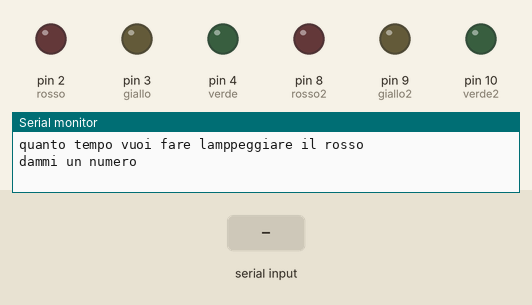
A sketch run on a simulated Arduino Uno, built with avr-gcc and run on an emulated ATmega328P. Shown: output pins drawn as LEDs (lit = HIGH), the last lines printed to the serial monitor. Dashed ring = blinking. The test bench sets the inputs (shaded band).

Above: at 0.8 s.
0.9 s: "90,45,200\n" received over Serial
3.4 s: "30,150,10\n" received over Serial
5.9 s: "90,45\n" received over Serial
8.4 s: "0\n" received over Serial
At 9.58 s:
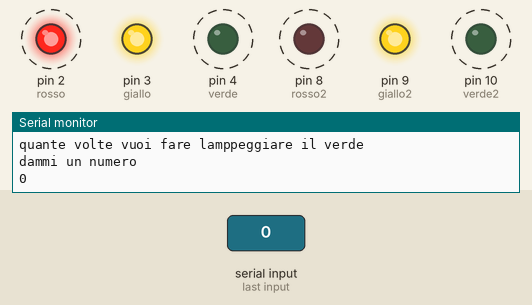
At 10.13 s:
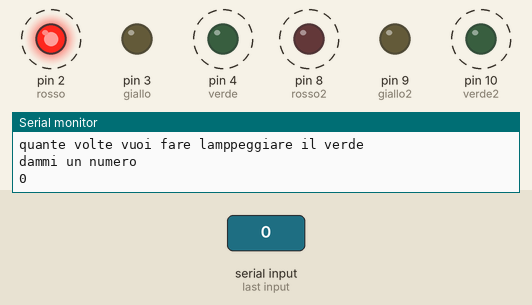
Timing chart, 0 to 12.4 s (numbered marks = the images above; inputs shaded):
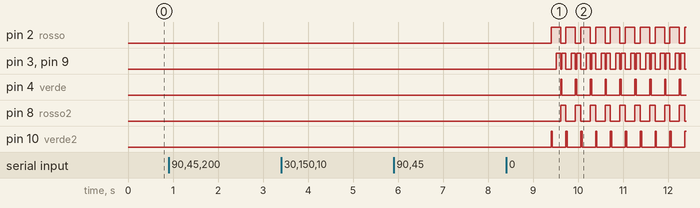

The sketch:

Languirong_LEDsemaforo.ino
```cpp
//dichiaro port di led
int rosso = 2;
int giallo = 3;
int verde = 4;
int rosso2 = 8;
int giallo2 = 9;
int verde2 = 10;
//tempo d'attesa
int tempogiallo=2000;
int temporosso=5000;
int tempolampeggioverde=500;
int volte;
void semaforo(){
  //verde2 e rosso accendono insieme
  digitalWrite(rosso,HIGH);
  digitalWrite(verde2,HIGH);
  delay(tempogiallo);//aspetto un'attimo
  digitalWrite(verde2,LOW);//spengo verde
  delay(tempolampeggioverde);//aspetto un'attimo

  for(int i = 0 ; i<volte;i++)//lampeggia 4 volte verde2
    {
    digitalWrite(verde2,HIGH);
    delay(tempolampeggioverde);
    digitalWrite(verde2,LOW);
    delay(tempolampeggioverde);
    }

    digitalWrite(giallo,HIGH);//accendo i gialli
    digitalWrite(giallo2,HIGH);
    delay(temporosso);//aspetto un'attimo
    digitalWrite(rosso,LOW);//chiudo rosso e anche i gialli
    digitalWrite(giallo,LOW);
    digitalWrite(giallo2,LOW);

    digitalWrite(rosso2,HIGH);//accendo rosso2
    digitalWrite(verde,HIGH);//accendo verde
    delay(tempogiallo);//aspetto un'attimo
    digitalWrite(verde,LOW);//chiudo verde
    //accendo verde
    for(int i = 0 ; i<volte;i++)//lampeggia 4 volte verde
    {
    digitalWrite(verde,HIGH);
    delay(tempolampeggioverde);
    digitalWrite(verde,LOW);
    delay(tempolampeggioverde);
    }
    digitalWrite(rosso2,HIGH);//accendo rosso2
    digitalWrite(giallo,HIGH);//accendo i gialli
    digitalWrite(giallo2,HIGH);
    delay(temporosso);//aspetto un'attimo
    digitalWrite(giallo,LOW);//chiudo i gialli e riparte il ciclo
    digitalWrite(giallo2,LOW);
    digitalWrite(rosso2,LOW);
}

void setup() {
  // put your setup code here, to run once:
  //output
  pinMode(rosso,OUTPUT);
  pinMode(giallo,OUTPUT);
  pinMode(verde,OUTPUT);
  pinMode(rosso2,OUTPUT);
  pinMode(giallo2,OUTPUT);
  pinMode(verde2,OUTPUT);
  Serial.begin(9600);
  Serial.println("quanto tempo vuoi fare lamppeggiare il rosso");
  Serial.println("dammi un numero");
  while(Serial.available() == 0){
  }
  temporosso = Serial.readString().toInt();
  Serial.println(temporosso);
  Serial.println("quanto tempo vuoi fare lamppeggiare il giallo");
  Serial.println("dammi un numero");
  while(Serial.available() == 0){
  }
  tempogiallo = Serial.readString().toInt();
  Serial.println(tempogiallo);
  Serial.println("quanto tempo vuoi fare lamppeggiare il verde");
  Serial.println("dammi un numero");
  while(Serial.available() == 0){
  }
  tempolampeggioverde = Serial.readString().toInt();
  Serial.println(tempolampeggioverde);
  Serial.println("quante volte vuoi fare lamppeggiare il verde");
  Serial.println("dammi un numero");
  while(Serial.available() == 0){
  }
  volte = Serial.readString().toInt();
  Serial.println(volte);
}

void loop() {
  // put your main code here, to run repeatedly:
  //mio programma
semaforo();
}
```

Measured:
- after the input at 8.4 s, pin 2 (rosso): alternates HIGH for 0.21 s and LOW for 0.12 s, starting after 1.0 s; pin 3 (giallo): LOW → HIGH after 1.1 s, then repeats every 0.33 s: LOW 0.03 s, HIGH 0.09 s, LOW 0.12 s, HIGH 0.09 s
